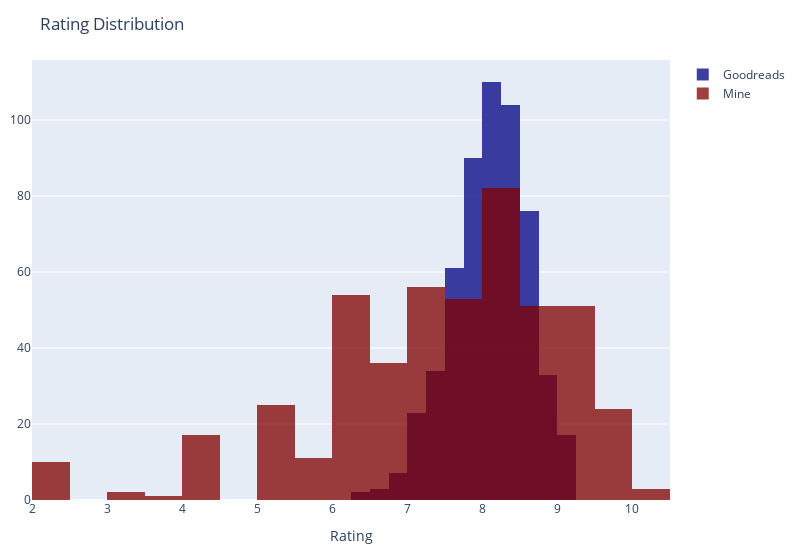

The notebook cell saved with this chart:
### Code cell
fig = rating_histogram(books_df)
fig.show()

div_output = pio.to_html(fig, full_html=False, include_plotlyjs='cdn', config={'responsive': True})
with open("plots/gr_histogram.html", "w") as f:
    f.write(div_output)

### Figure 1 — Plotly figure (JSON) as saved in the notebook; plotly's stock layout.template omitted (floating-point values rounded to 4 significant figures; data arrays with more than 128 entries replaced by an {"elided": "..."} marker saying what was removed)
{"data": [{"marker": {"color": "rgb(0,0,131)"}, "name": "Goodreads", "opacity": 0.75, "type": "histogram", "x": {"elided": "569 float values"}, "xbins": {"end": 10.5, "size": 0.25, "start": 0.5}}, {"marker": {"color": "rgb(128,0,0)"}, "name": "Mine", "opacity": 0.75, "type": "histogram", "x": {"elided": "569 float values"}, "xbins": {"end": 10.5, "size": 0.5, "start": 0.5}}], "layout": {"barmode": "overlay", "margin": {"b": 60, "l": 10, "r": 10, "t": 60}, "title": {"text": "Rating Distribution"}, "width": 800, "xaxis": {"title": {"text": "Rating"}}}}
